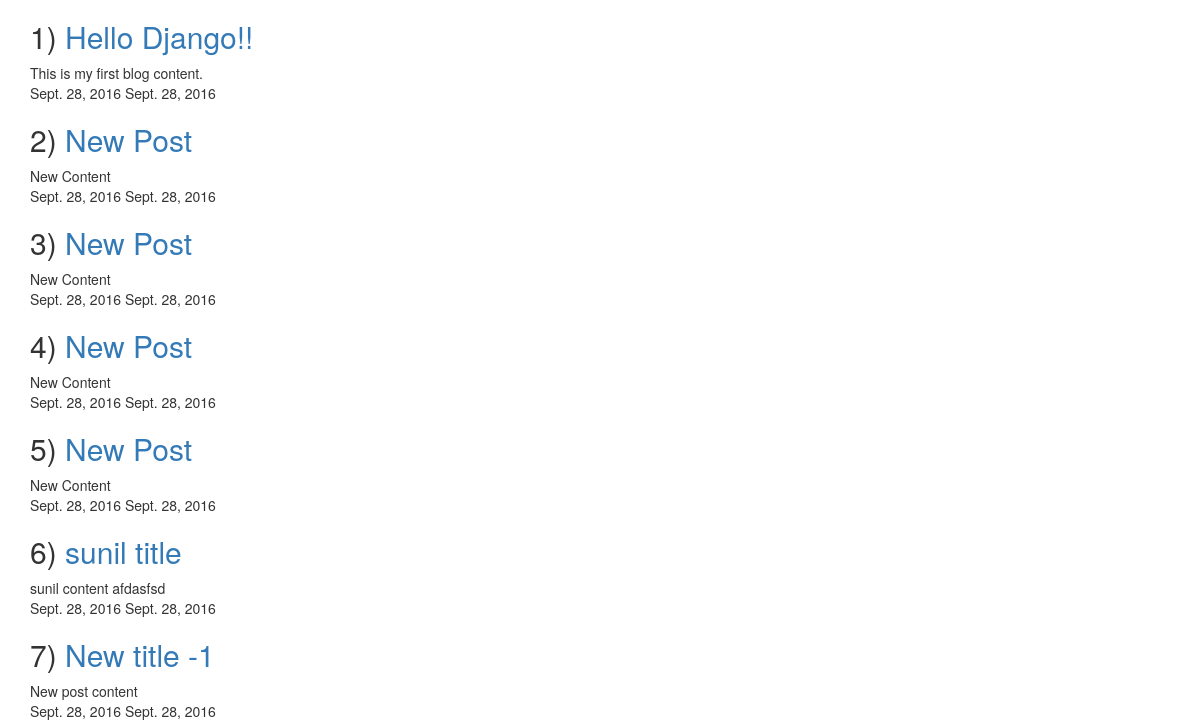
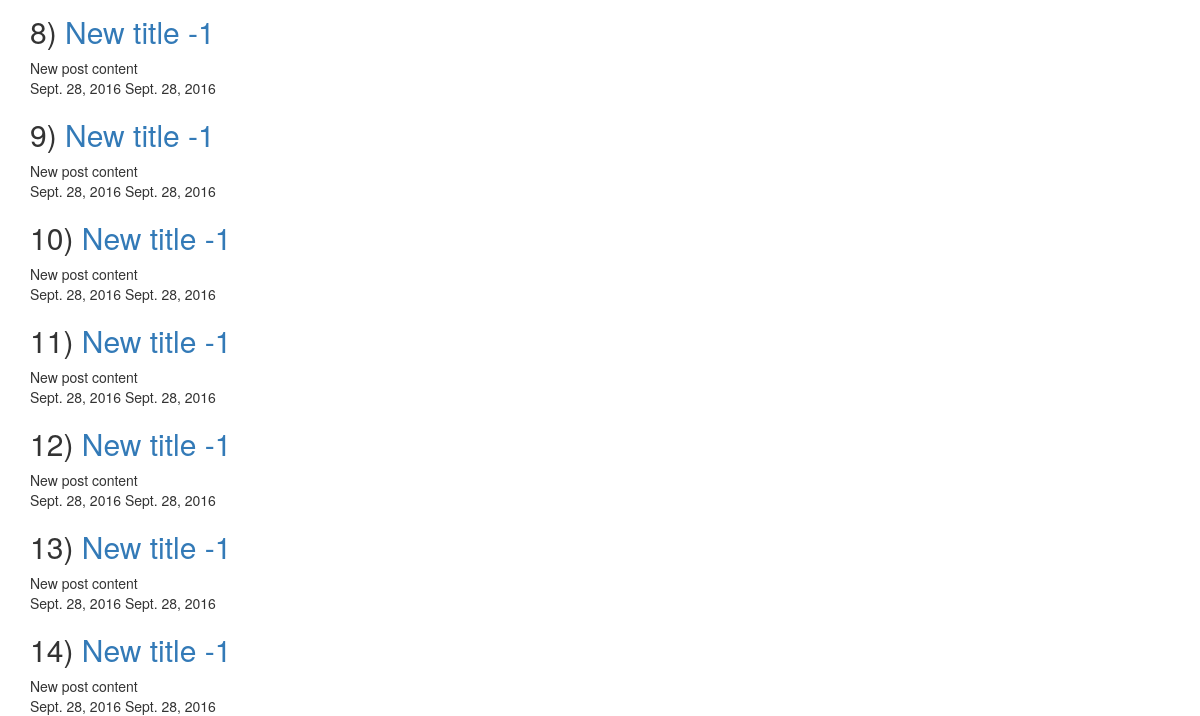
The page /blog/ on the database as committed earlier (2 pictures, top to bottom).
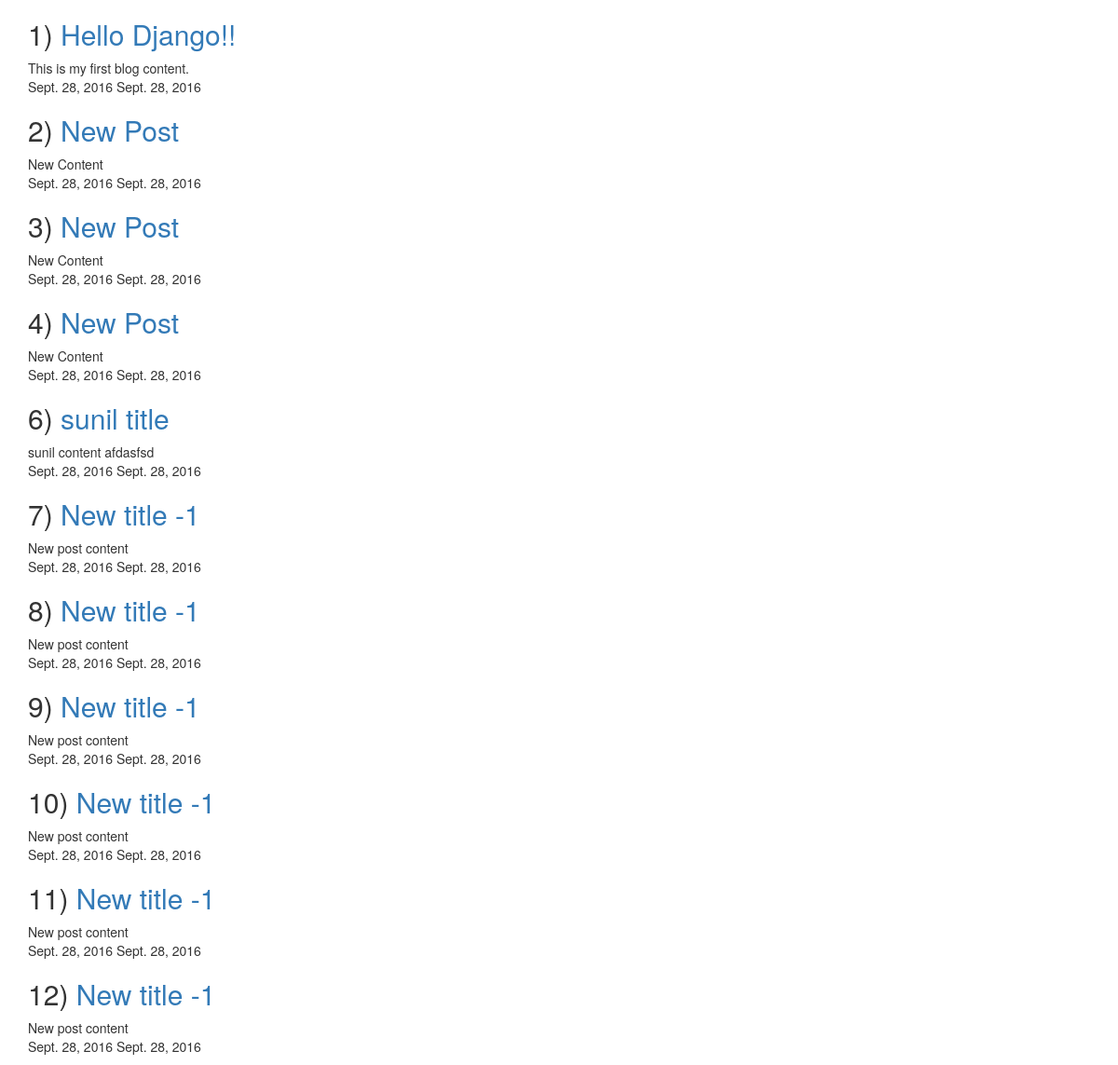
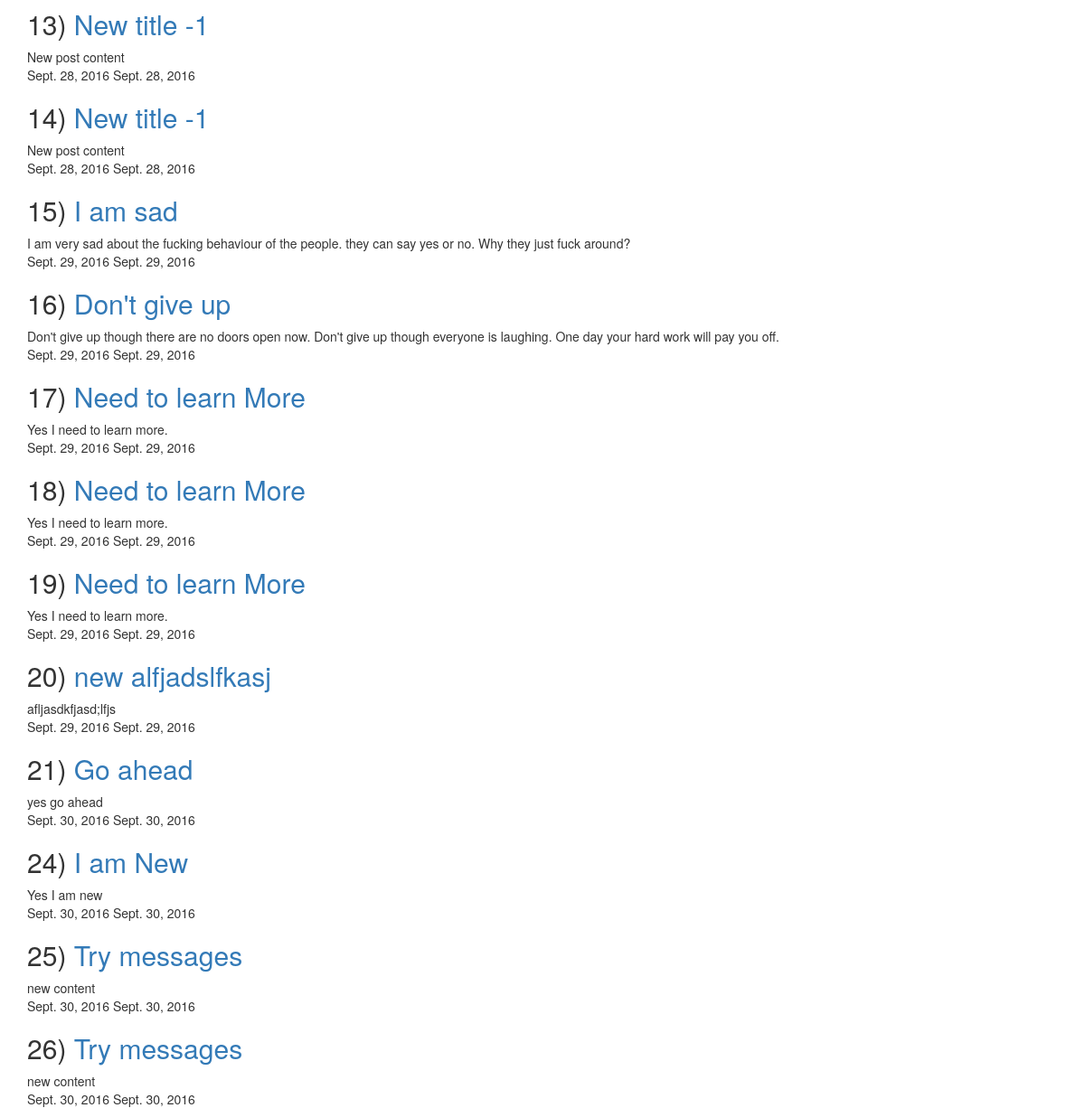
The same page on the database as committed later (2 pictures, top to bottom).
### blog/models.py (models this page shows, shortened)
class Post(models.Model):
  title = models.CharField(max_length=50)
  content= models.TextField(max_length=5000)
  timestamp = models.DateField(auto_now=False, auto_now_add=True)
  updated= models.DateField(auto_now=True, auto_now_add=False)
  def get_absolute_url(self):
    return reverse("blog:detail", kwargs={'post_id': self.id})

### blog/views.py (the view)
def index(request):
  posts = Post.objects.all()# .order_by('timestamp')
  context = {
  'posts':posts # .reverse()
  }
  return render(request, 'blog/index.html', context)

### blog/templates/blog/index.html (shortened to what this page needs)
{% extends 'blog/base.html' %}
{% block content %}
  {% for post in posts %}
  <h2>{{post.id}}) <a href= "{{ post.get_absolute_url }}">{{ post.title }} </a> </h2>
  {{ post.content }}</br>
  {{post.timestamp}} {{post.updated}}
  {% endfor %}
{% endblock %}

### blog/templates/blog/base.html (shortened to what this page needs)
<html>
<link rel="stylesheet" href="https://maxcdn.bootstrapcdn.com/bootstrap/3.3.7/css/bootstrap.min.css">
<link rel="stylesheet" href="https://maxcdn.bootstrapcdn.com/bootstrap/3.3.7/css/bootstrap-theme.min.css">
<body>
  <div class="container">
    {% block content %}
    {% endblock %}
  </div>
</body>
</html>

Rows that differ between the two databases and show on the page:
removed Post: id "5", title "New Post", content "New Content", timestamp "Sept. 28, 2016", updated "Sept. 28, 2016"
added Post: id "15", title "I am sad", content "I am very sad about the fucking behaviour of the people. they can say yes or no. Why they just fuck around?", timestamp "Sept. 29, 2016", updated "Sept. 29, 2016"
added Post: id "16", title "Don't give up", content "Don't give up though there are no doors open now. Don't give up though everyone is laughing. One day your hard work will pay you off.", timestamp "Sept. 29, 2016", updated "Sept. 29, 2016"
added Post: id "17", title "Need to learn More", content "Yes I need to learn more.", timestamp "Sept. 29, 2016", updated "Sept. 29, 2016"
added Post: id "18", title "Need to learn More", content "Yes I need to learn more.", timestamp "Sept. 29, 2016", updated "Sept. 29, 2016"
added Post: id "19", title "Need to learn More", content "Yes I need to learn more.", timestamp "Sept. 29, 2016", updated "Sept. 29, 2016"
added Post: id "20", title "new alfjadslfkasj", content "afljasdkfjasd;lfjs", timestamp "Sept. 29, 2016", updated "Sept. 29, 2016"
added Post: id "21", title "Go ahead", content "yes go ahead", timestamp "Sept. 30, 2016", updated "Sept. 30, 2016"
added Post: id "24", title "I am New", content "Yes I am new", timestamp "Sept. 30, 2016", updated "Sept. 30, 2016"
added Post: id "25", title "Try messages", content "new content", timestamp "Sept. 30, 2016", updated "Sept. 30, 2016"
added Post: id "26", title "Try messages", content "new content", timestamp "Sept. 30, 2016", updated "Sept. 30, 2016"
